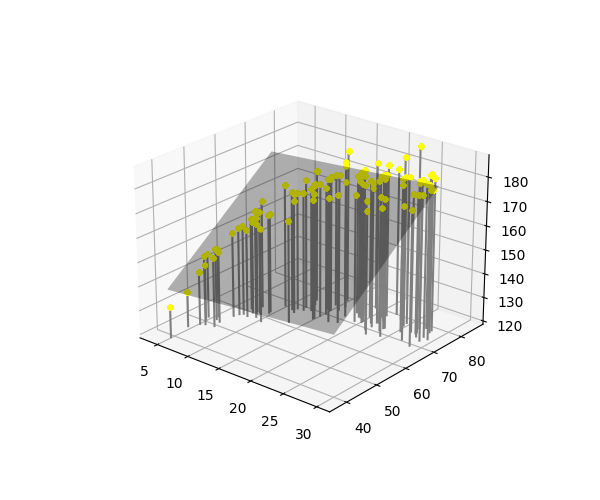

This chart was generated by the following Python code:
import numpy as np
import matplotlib.pyplot as plt
from regression import regression as reg

# load data points with age on x0 axis, weight on x1 axis, and height on y axis
outfile = np.load('regression/data_3d.npz')
X0 = outfile['X0']
X1 = outfile['X1']
X0_min = outfile['X0_min']
X0_max = outfile['X0_max']
X1_min = outfile['X1_min']
X1_max = outfile['X1_max']
X_n = outfile['X_n']
T = outfile['T']


def main():
    plt.figure(figsize = (6, 5))
    ax = plt.subplot(1, 1, 1, projection = '3d')
    
    W = reg.fit_analytic_3d(X0, X1, T)
    
    # prints parameter variables w0, w1, w2, and standard deviation SD
    mse = reg.mse_3d(X0, X1, T, W)
    print("w0 = {0: .3f}, w1 = {1: .3f}, w2 = {2: .3f}".format(W[0], W[1], W[2]))
    print("SD = {0: .3f} cm".format(np.sqrt(mse)))
    
    # plots y = w0 * x0 + w1 * x1 + w2 plane graph
    px0 = np.linspace(X0_min, X0_max, 5)
    px1 = np.linspace(X1_min, X1_max, 5)
    px0, px1 = np.meshgrid(px0, px1)
    y = W[0] * px0 + W[1] * px1 + W[2]
    ax.plot_surface(px0, px1, y, rstride = 1, cstride = 1, alpha = 0.3, color = 'black')
    
    
    # plots datapoints
    for i in range(len(X0)):
        ax.plot([X0[i], X0[i]], [X1[i], X1[i]], [120, T[i]], color = 'gray')
        ax.plot(X0, X1, T, 'o', color = 'yellow', markersize = 3)
        ax.view_init(elev = 35, azim = -75)
    plt.grid(True)
    plt.show()
    
    
if __name__ == '__main__':
    main()
